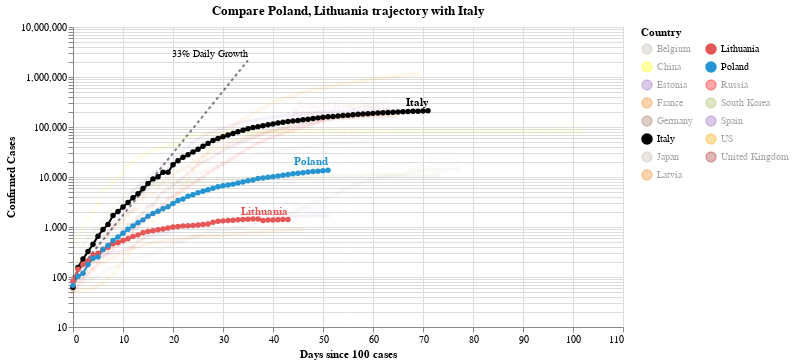

Notebook source saved alongside this figure:
### Code cell
#hide_input
chart2 = make_since_chart(dff2, ['Poland', 'Lithuania'], baseline_countries)
chart2

### Figure 1 — Vega-Lite specification as saved in the notebook (floating-point values rounded to 4 significant figures; data arrays with more than 128 entries replaced by an {"elided": "..."} marker saying what was removed)
{"config": {"view": {"continuousWidth": 400, "continuousHeight": 300}}, "layer": [{"mark": {"type": "line", "color": "black", "opacity": 0.5, "strokeDash": [3, 3]}, "encoding": {"x": {"type": "quantitative", "field": "Days since 100 cases"}, "y": {"type": "quantitative", "field": "Confirmed Cases"}}}, {"mark": {"type": "text", "align": "right", "dy": -6, "fontSize": 10, "text": "33% Daily Growth"}, "encoding": {"x": {"type": "quantitative", "field": "Days since 100 cases"}, "y": {"type": "quantitative", "field": "Confirmed Cases"}}, "transform": [{"filter": "(datum['Days since 100 cases'] >= 35)"}]}, {"data": {"name": "data-bf468289bcb972d1bc6d2702714796da"}, "mark": {"type": "line", "point": true}, "encoding": {"color": {"type": "nominal", "field": "Country", "legend": {"columns": 2}, "scale": {"domain": ["Belgium", "China", "Estonia", "France", "Germany", "Italy", "Japan", "Latvia", "Lithuania", "Poland", "Russia", "South Korea", "Spain", "US", "United Kingdom"], "range": ["#C1B7AD", "yellow", "#9467bd", "#F58518", "#9D755D", "black", "#C1B7AD", "#F58518", "#E45756", "#2495D3", "red", "#A1BA59", "#9467bd", "orange", "brown"]}}, "opacity": {"condition": {"value": 1, "selection": "selector004"}, "value": 0.05}, "tooltip": [{"type": "nominal", "field": "Country"}, {"type": "temporal", "field": "Date"}, {"type": "quantitative", "field": "Confirmed Cases"}, {"type": "quantitative", "field": "Days since 100 cases"}], "x": {"type": "quantitative", "field": "Days since 100 cases"}, "y": {"type": "quantitative", "field": "Confirmed Cases", "scale": {"type": "log"}}}, "selection": {"selector004": {"type": "multi", "fields": ["Country"], "bind": "legend", "init": [{"Country": "Poland"}, {"Country": "Lithuania"}, {"Country": "Italy"}]}}, "width": 550}, {"data": {"name": "data-bf468289bcb972d1bc6d2702714796da"}, "mark": {"type": "text", "align": "right", "dy": -8, "fontWeight": "bold"}, "encoding": {"color": {"type": "nominal", "field": "Country", "legend": {"columns": 2}, "scale": {"domain": ["Belgium", "China", "Estonia", "France", "Germany", "Italy", "Japan", "Latvia", "Lithuania", "Poland", "Russia", "South Korea", "Spain", "US", "United Kingdom"], "range": ["#C1B7AD", "yellow", "#9467bd", "#F58518", "#9D755D", "black", "#C1B7AD", "#F58518", "#E45756", "#2495D3", "red", "#A1BA59", "#9467bd", "orange", "brown"]}}, "opacity": {"condition": {"value": 1, "selection": "selector004"}, "value": 0.05}, "text": {"type": "nominal", "field": "Country"}, "tooltip": [{"type": "nominal", "field": "Country"}, {"type": "temporal", "field": "Date"}, {"type": "quantitative", "field": "Confirmed Cases"}, {"type": "quantitative", "field": "Days since 100 cases"}], "x": {"type": "quantitative", "field": "Days since 100 cases"}, "y": {"type": "quantitative", "field": "Confirmed Cases", "scale": {"type": "log"}}}, "transform": [{"filter": "(datum['Date'] >= 1588464000000)"}], "width": 550}], "data": {"name": "data-c1a3bbf4dd040f2e7e8e7a69520e3c2a"}, "title": "Compare Poland, Lithuania trajectory with Italy", "$schema": "https://vega.github.io/schema/vega-lite/v4.0.2.json", "datasets": {"data-c1a3bbf4dd040f2e7e8e7a69520e3c2a": [{"Days since 100 cases": 0, "Confirmed Cases": 100.0}, {"Days since 100 cases": 1, "Confirmed Cases": 133.0}, {"Days since 100 cases": 2, "Confirmed Cases": 176.9}, {"Days since 100 cases": 3, "Confirmed Cases": 235.3}, {"Days since 100 cases": 4, "Confirmed Cases": 312.9}, {"Days since 100 cases": 5, "Confirmed Cases": 416.2}, {"Days since 100 cases": 6, "Confirmed Cases": 553.5}, {"Days since 100 cases": 7, "Confirmed Cases": 736.1}, {"Days since 100 cases": 8, "Confirmed Cases": 979.1}, {"Days since 100 cases": 9, "Confirmed Cases": 1302.0}, {"Days since 100 cases": 10, "Confirmed Cases": 1732.0}, {"Days since 100 cases": 11, "Confirmed Cases": 2303.0}, {"Days since 100 cases": 12, "Confirmed Cases": 3064.0}, {"Days since 100 cases": 13, "Confirmed Cases": 4074.0}, {"Days since 100 cases": 14, "Confirmed Cases": 5419.0}, {"Days since 100 cases": 15, "Confirmed Cases": 7207.0}, {"Days since 100 cases": 16, "Confirmed Cases": 9586.0}, {"Days since 100 cases": 17, "Confirmed Cases": 12750.0}, {"Days since 100 cases": 18, "Confirmed Cases": 16960.0}, {"Days since 100 cases": 19, "Confirmed Cases": 22550.0}, {"Days since 100 cases": 20, "Confirmed Cases": 29990.0}, {"Days since 100 cases": 21, "Confirmed Cases": 39890.0}, {"Days since 100 cases": 22, "Confirmed Cases": 53060.0}, {"Days since 100 cases": 23, "Confirmed Cases": 70560.0}, {"Days since 100 cases": 24, "Confirmed Cases": 93850.0}, {"Days since 100 cases": 25, "Confirmed Cases": 124800.0}, {"Days since 100 cases": 26, "Confirmed Cases": 166000.0}, {"Days since 100 cases": 27, "Confirmed Cases": 220800.0}, {"Days since 100 cases": 28, "Confirmed Cases": 293700.0}, {"Days since 100 cases": 29, "Confirmed Cases": 390600.0}, {"Days since 100 cases": 30, "Confirmed Cases": 519500.0}, {"Days since 100 cases": 31, "Confirmed Cases": 690900.0}, {"Days since 100 cases": 32, "Confirmed Cases": 918900.0}, {"Days since 100 cases": 33, "Confirmed Cases": 1222000.0}, {"Days since 100 cases": 34, "Confirmed Cases": 1625000.0}, {"Days since 100 cases": 35, "Confirmed Cases": 2162000.0}], "data-bf468289bcb972d1bc6d2702714796da": {"elided": "960 records"}}}
